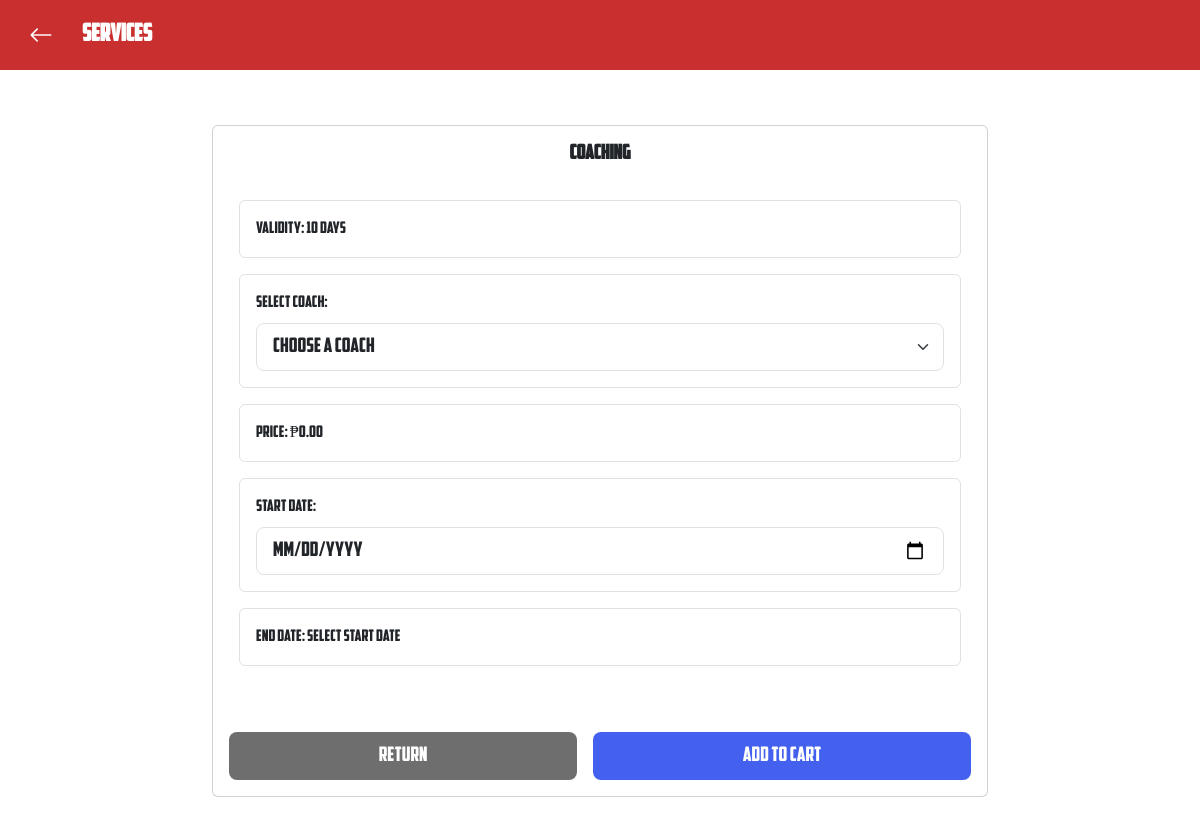
Page /website/services/avail_program.php?id=10 (signed in) on the committed database.
### tables this page shows
CREATE TABLE `programs` (
  `id` int(11) NOT NULL,
  `program_name` varchar(100) NOT NULL,
  `duration` int(11) NOT NULL,
  `duration_type_id` int(11) NOT NULL,
  `description` text DEFAULT NULL,
  `status` enum('active','inactive') NOT NULL,
  `is_removed` tinyint(1) NOT NULL DEFAULT 0,
  `created_at` timestamp NOT NULL DEFAULT current_timestamp(),
  `updated_at` timestamp NOT NULL DEFAULT current_timestamp() ON UPDATE current_timestamp()
);

CREATE TABLE `duration_types` (
  `id` int(11) NOT NULL,
  `type_name` varchar(20) NOT NULL
);

### website/services/services.class.php (called while the page is built, shortened)
<?php
class Services_class{
    protected $db;
    function __construct(){
        $this->db = new Database();
    }
    public function fetchProgram($program_id) {
        $conn = $this->db->connect();
        $sql = "SELECT p.*, dt.type_name as duration_type
                FROM programs p
                LEFT JOIN duration_types dt ON p.duration_type_id = dt.id
                WHERE p.id = ?";
        $stmt = $conn->prepare($sql);
        $stmt->execute([$program_id]);
        return $stmt->fetch();
    }
}

### website/services/avail_program.php (the view, shortened to what this page needs)
<?php
require_once 'services.class.php';
$program_id = $program_name = $duration = $duration_type = $description = '';
$start_date = $end_date = '';
$Services = new Services_Class();
if ($_SERVER['REQUEST_METHOD'] == 'GET') {
    if (isset($_GET['id'])) {
        $program_id = clean_input($_GET['id']);
        $record = $Services->fetchProgram($program_id);
        $program_name = $record['program_name'];
        $duration = $record['duration'];
        $duration_type = $record['duration_type'];
    } else {
        header('location: ../services.php');
        exit;
    }
}
?>
<link rel="stylesheet" href="https://cdn.jsdelivr.net/npm/bootstrap@5.3.2/dist/css/bootstrap.min.css">
<link rel="stylesheet" href="https://cdn.jsdelivr.net/npm/bootstrap-icons@1.11.1/font/bootstrap-icons.css">
<link rel="stylesheet" href="service.css">
<div class="avail-program-page">
    <div class="container-fluid p-0">
        <div class="bg-custom-red text-white p-3 d-flex align-items-center">
            <button class="btn text-white me-3" onclick="window.location.href='../services.php'">
                <i class="bi bi-arrow-left fs-4"></i>
            </button>
            <h1 class="mb-0 fs-4 fw-bold">SERVICES</h1>
        </div>
        <div class="container-fluid">
    <div class="row flex-grow-1 overflow-auto">
        <div class="col-12 col-lg-8 mx-auto py-3 main-container">
            <div class="card main-content" style="width: 100%;">
                <div class="card-body p-3">
                    <h3 class="h5 fw-bold text-center mb-4"><?= $program_name ?></h3>
                    <section class="scrollable-section">
                        <div class="row g-3">
                            <div class="col-12">
                                <div class="border rounded p-3">
                                    <p class="mb-0">Validity: <?= $duration . ' ' . $duration_type ?></p>
                                </div>
                            </div>
                            <form method="POST" onsubmit="return validateForm()" class="col-12">
                                <div class="col-12 mb-3">
                                    <div class="border rounded p-3">
                                        <div class="form-group">
                                            <label for="coach" class="form-label">Select Coach:</label>
                                            <select class="form-select form-select-lg" id="coach" name="coach_id" required>
                                                <option value="">Choose a coach</option>
                                            </select>
                                        </div>
                                    </div>
                                </div>
                                <div class="col-12 mb-3">
                                    <div class="border rounded p-3">
                                        <p class="mb-0">Price: ₱<span id="price_display">0.00</span></p>
                                    </div>
                                </div>
                                <div class="col-12 mb-3">
                                    <div class="border rounded p-3">
                                        <div class="form-group">
                                            <label for="start_date" class="form-label">Start Date:</label>
                                            <input type="date"
                                                class="form-control form-control-lg"
                                                id="start_date"
                                                name="start_date"
                                                min="<?= date('Y-m-d', strtotime('today')) ?>"
                                                value="<?= $start_date ?>"
                                                required
                                                onchange="updateEndDate(this.value, <?= $duration ?>, '<?= $duration_type ?>')">
                                        </div>
                                    </div>
                                </div>
                                <div class="col-12 mb-3">
                                    <div class="border rounded p-3">
                                        <p class="mb-0">End Date: <span id="end_date">Select start date</span></p>
                                    </div>
                                </div>
                                </section>
                                <div class="d-grid gap-3 d-md-flex justify-content-md-between mt-4">
                                    <a href="../services.php" class="btn return-btn btn-lg flex-fill">Return</a>
                                    <button type="submit" class="btn btn-lg flex-fill add-cart">Add to Cart</button>
                                </div>
                        </div>
                </div>
            </div>
        </div>
    </div>
</div>

### website/services/service.css (style rules this page uses)
.main-container { display: flex; justify-content: center; align-items: center; height: 90vh; }
.bg-custom-red { background-color: #c92f2f !important; }
.scrollable-section { max-height: calc(100vh - 350px); padding: 10px; overflow-y: auto; overflow-x: hidden; }
.flex-fill { height: 48px !important; }
.return-btn { background-color: #6e6e6e; color: white; }
.d-grid { height: 48px; }
.add-cart { background-color: #4361ee; color: white; }

### website/services/avail_program.php (style rules this page uses)
.bg-custom-red { background-color: #ff0000; }

### rows in the picture
programs: program_name "Coaching", duration "10", duration_type.type_name "days"
